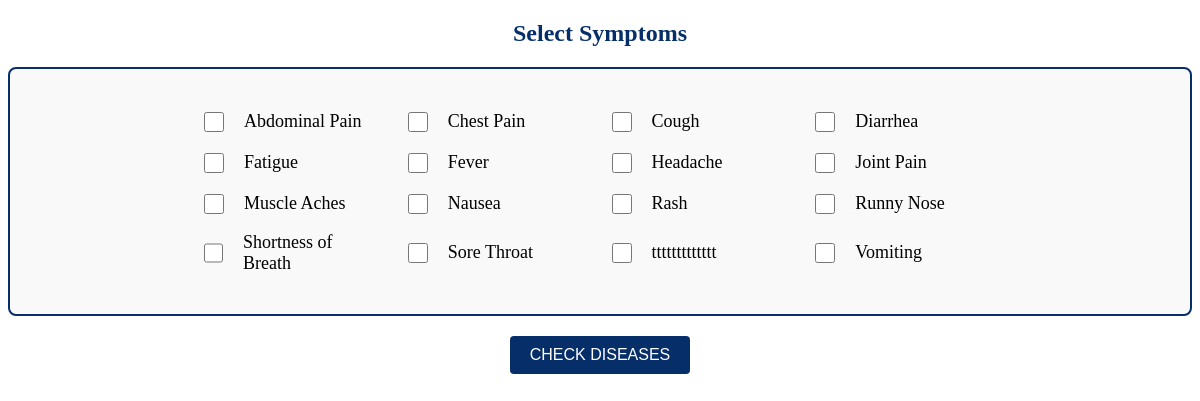
Screenshot of /MAIN/checker.php with the database file from the repository.
### tables this page shows
CREATE TABLE `symptom` (
  `Symptom_ID` int(11) NOT NULL,
  `Symptom_Name` varchar(50) NOT NULL,
  `Description` text NOT NULL,
  `Severity` varchar(30) NOT NULL,
  `Note` text DEFAULT NULL,
  `DateCreated` date NOT NULL DEFAULT current_timestamp()
);

### MAIN/querys/db_connect.php (called while the page is built)
<?php
class dbconnection {
    private $host = "localhost";
    private $dbName = "local_disease_registry_lipa_city";
    private $username = "root";
    private $password = "";
    protected $conn;
    function __construct() {
        try {
            $this->conn = new PDO("mysql:host=$this->host;dbname=$this->dbName", $this->username, $this->password);
            $this->conn->setAttribute(PDO::ATTR_ERRMODE, PDO::ERRMODE_EXCEPTION);
            $test = $this->conn->query("CALL testMainDbConnection;");
            if ($test && $test->fetchColumn()) {
                return $this->conn;
            }
            throw new Exception("Database Error");
        } catch(Exception $e) {
            error_log("Connection failed: " . $e->getMessage());
            die("Connection Failed: No Database Connected");
        }
    }
    public function getConnection() {
        return $this->conn;
    }
    function __destruct() {
        $this->conn = null;
    }
}
?>

### MAIN/querys/SC.php (called while the page is built, shortened)
<?php
require_once 'db_connect.php';
class SymptomChecker {
    private $conn;
    public function __construct() {
        $db = new DbConnection();
        $this->conn = $db->getConnection();
    }
    public function getSymptoms() {
        try {
            $stmt = $this->conn->prepare("CALL GetSymptoms()");
            $stmt->execute();
            return $stmt->fetchAll(PDO::FETCH_ASSOC);
        } catch (PDOException $e) {
            echo "Error: " . $e->getMessage();
            return [];
        }
    }
}

### MAIN/checker.php (the view, shortened to what this page needs)
<?php
require_once 'querys/SC.php';
$symptomChecker = new SymptomChecker();
$symptomsList = $symptomChecker->getSymptoms();
?>
<!DOCTYPE html>
<html>
<head>
    <link rel="stylesheet" href="../STYLES/Styles.css">
</head>
<body>
    <h2>Select Symptoms</h2>
    <form method="POST" action="">
    <div class="symptoms-box">
        <div class="symptom-grid">
            <?php foreach ($symptomsList as $symptom): ?>
                <label class="symptom-label">
                    <input type="checkbox" name="symptoms[]" value="<?= htmlspecialchars($symptom['Symptom_Name']) ?>">
                    <?= htmlspecialchars($symptom['Symptom_Name']) ?>
                </label>
            <?php endforeach; ?>
        </div>
    </div>
    <div class="center-button">
        <button type="submit">Check Diseases</button>
    </div>
</form>
</body>
</html>

### STYLES/Styles.css (style rules this page uses)
h2 { text-align: center; color: #062f6a; }
label { font-size: 16px; margin-right: 10px; }
input[type="checkbox"] { margin-right: 5px; }
button { background-color: #062f6a; color: white; border: none; padding: 10px 20px; text-transform: uppercase; font-size: 16px; cursor: pointer; border-radius: 4px; }
.center-button { display: flex; justify-content: center; margin-top: 20px; }
.symptom-grid { display: grid; grid-template-columns: repeat(4, 1fr); gap: 20px; max-width: 800px; margin: 0 auto; padding: 20px; }
.symptom-grid label { font-size: 18px; display: flex; align-items: center; gap: 10px; }
.symptoms-box { border: 2px solid #062f6a; border-radius: 8px; padding: 20px; margin-bottom: 20px; background-color: #f9f9f9; }
.symptom-grid { display: grid; grid-template-columns: repeat(4, 1fr); gap: 15px; max-width: 800px; margin: 0 auto; }
.symptom-label { font-size: 18px; display: flex; align-items: center; gap: 10px; cursor: pointer; }
input[type="checkbox"] { width: 20px; height: 20px; margin-right: 10px; }

### rows the page displays
symptom: Symptom_Name "Abdominal Pain"
symptom: Symptom_Name "Chest Pain"
symptom: Symptom_Name "Cough"
symptom: Symptom_Name "Diarrhea"
symptom: Symptom_Name "Fatigue"
symptom: Symptom_Name "Fever"
symptom: Symptom_Name "Headache"
symptom: Symptom_Name "Joint Pain"
symptom: Symptom_Name "Muscle Aches"
symptom: Symptom_Name "Nausea"
symptom: Symptom_Name "Rash"
symptom: Symptom_Name "Runny Nose"
symptom: Symptom_Name "Shortness of Breath"
symptom: Symptom_Name "Sore Throat"
symptom: Symptom_Name "ttttttttttttt"
symptom: Symptom_Name "Vomiting"
